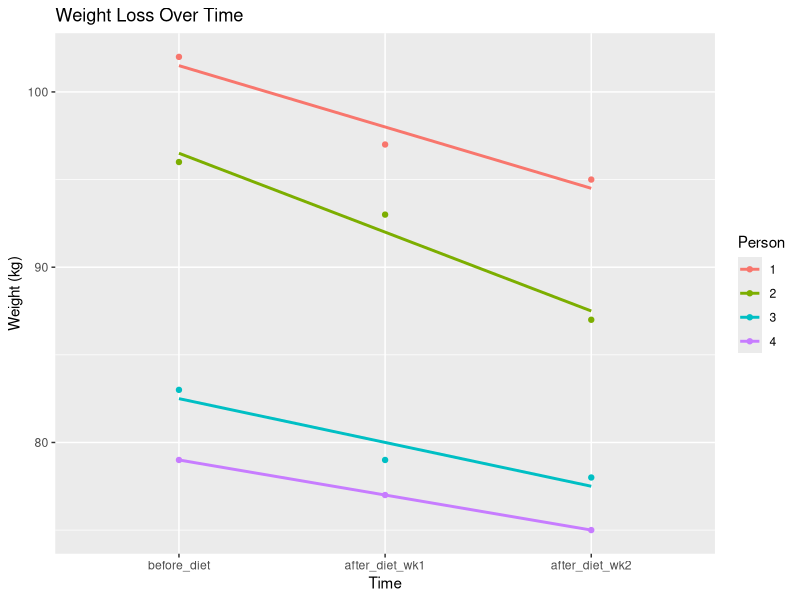
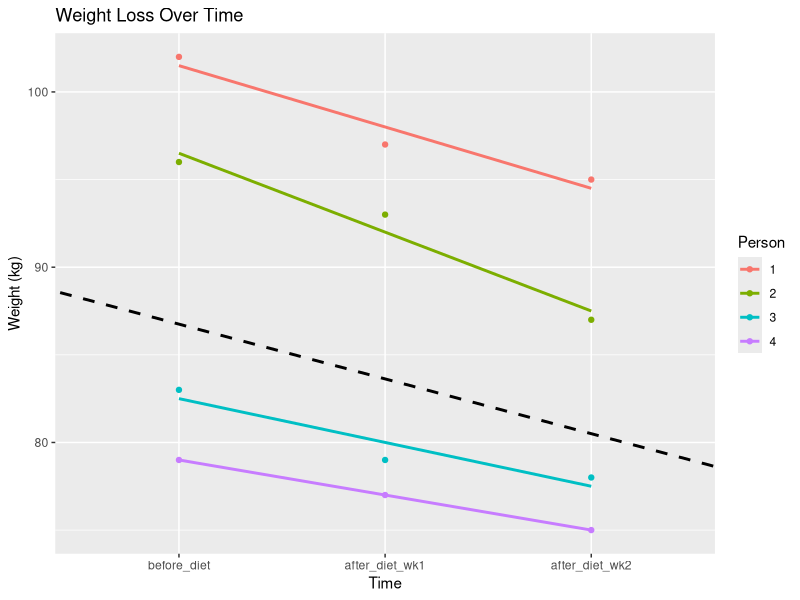

Write R code to recreate these figures, in order.
## ---- chunk 1
#| echo: false
library(tibble)
library(ggplot2)
## ---- chunk 2
#| echo: false
df <- tibble(
    person = rep(1:4),
    before_diet = c(102, 96, 83, 79),
    after_diet_wk1 = c(97, 93, 79, 77),
    after_diet_wk2 = c(95, 87, 78, 75)
)
## ---- chunk 3
#| echo: false
head(df)

df |> 
    tidyr::pivot_longer(cols = -person, names_to = "time", values_to = "weight") |>
    ggplot(
        aes(
            x = factor(time, levels = c("before_diet", "after_diet_wk1", "after_diet_wk2")), 
            y = weight, 
            group = person, 
            color = factor(person)
        )
    ) +
    geom_point() +
    geom_smooth(method='lm', formula= y~x, se = FALSE) +
    labs(
        title = "Weight Loss Over Time",
         x = "Time",
         y = "Weight (kg)",
         color = "Person"
    ) 
## ---- chunk 4
#| echo: false
#| warning: false
library(tidyr)
library(dplyr)
library(broom)

df_long <- df |> 
    tidyr::pivot_longer(cols = -person, names_to = "time", values_to = "weight") |> 
    dplyr::mutate(time_x = case_when(
        time == "before_diet" ~ 0,
        time == "after_diet_wk1" ~ 1,
        time == "after_diet_wk2" ~ 2
    ))

model_lm <- lm(weight ~ time_x, data = df_long)
## ---- chunk 5
#| echo: false
df_long |> 
    ggplot(
        aes(
            x = factor(time, levels = c("before_diet", "after_diet_wk1", "after_diet_wk2")), 
            y = weight, 
            group = person, 
            color = factor(person)
        )
    ) +
    geom_point() +
    geom_smooth(method='lm', formula= y~x, se = FALSE) +
    geom_abline(
        intercept = tidy(model_lm) |> filter(term == "(Intercept)") |> pull(estimate), 
        slope = tidy(model_lm) |> filter(term == "time_x") |> pull(estimate), 
        color = "black", linewidth = 1, linetype = "dashed"
    ) +
    labs(
        title = "Weight Loss Over Time",
         x = "Time",
         y = "Weight (kg)",
         color = "Person"
    ) 
## ---- chunk 6
#| echo: false
#| results: "asis"
tidy(model_lm)
## ---- chunk 7
#| echo: false
#| warning: false
library(lmerTest)
library(broom.mixed)

model_mem <- lmerTest::lmer(weight ~ time_x + (1 | person), data = df_long)
## ---- chunk 8
#| echo: false
tidy_results <- broom.mixed::tidy(model_mem, effects = "fixed")
tidy_results
## ---- chunk 9
#| echo: false
model_mem_random_slope <- lmerTest::lmer(weight ~ time_x + (time_x | person), data = df_long)
## ---- chunk 10
#| echo: false
tidy_results <- broom.mixed::tidy(model_mem_random_slope, effects = "fixed")
tidy_results
